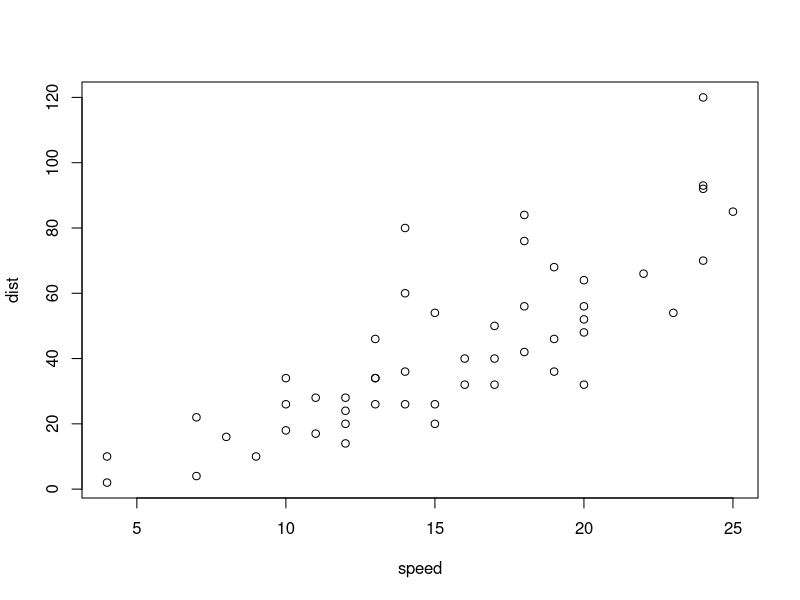
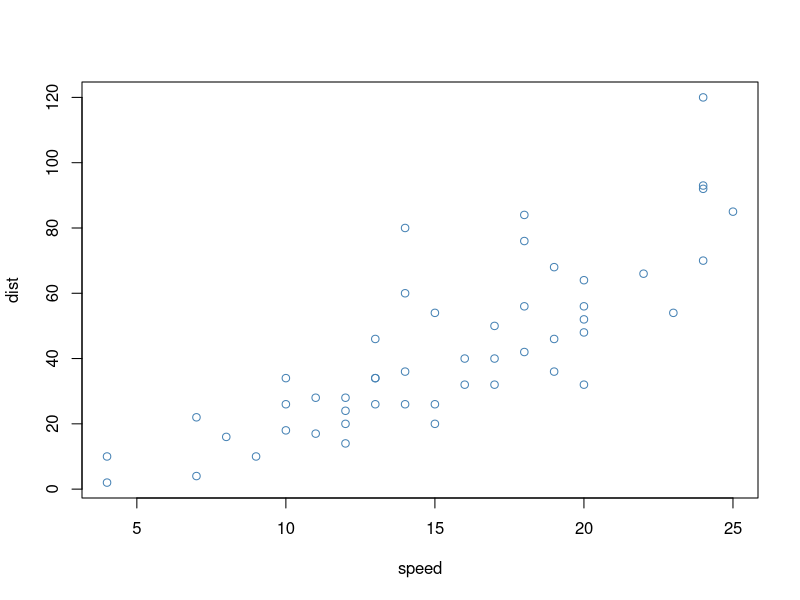

These charts were generated, in order, by the following R code:
## ---- chunk 1
#| echo: fenced
1+1
## ---- chunk 2
#| echo: fenced
plot(cars)
## ---- chunk 3
#| echo: fenced
colors()
## ---- chunk 4
#| echo: fenced
plot(cars, col = "steelblue")
